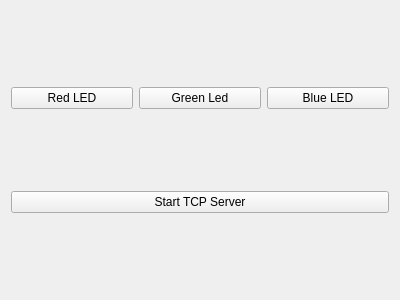
<?xml version="1.0" encoding="UTF-8"?>
<ui version="4.0">
 <class>Form</class>
 <widget class="QWidget" name="Form">
  <property name="geometry">
   <rect>
    <x>0</x>
    <y>0</y>
    <width>400</width>
    <height>300</height>
   </rect>
  </property>
  <property name="windowTitle">
   <string>TCP Server</string>
  </property>
  <layout class="QVBoxLayout" name="verticalLayout">
   <item>
    <layout class="QHBoxLayout" name="horizontalLayout_2">
     <item>
      <widget class="QPushButton" name="red_btn">
       <property name="text">
        <string>Red LED</string>
       </property>
      </widget>
     </item>
     <item>
      <widget class="QPushButton" name="green_btn">
       <property name="text">
        <string>Green Led</string>
       </property>
      </widget>
     </item>
     <item>
      <widget class="QPushButton" name="blue_btn">
       <property name="text">
        <string>Blue LED</string>
       </property>
      </widget>
     </item>
    </layout>
   </item>
   <item>
    <layout class="QHBoxLayout" name="horizontalLayout">
     <property name="spacing">
      <number>45</number>
     </property>
     <item>
      <widget class="QPushButton" name="start_server_btn">
       <property name="text">
        <string>Start TCP Server</string>
       </property>
      </widget>
     </item>
    </layout>
   </item>
  </layout>
 </widget>
 <resources/>
 <connections/>
</ui>
